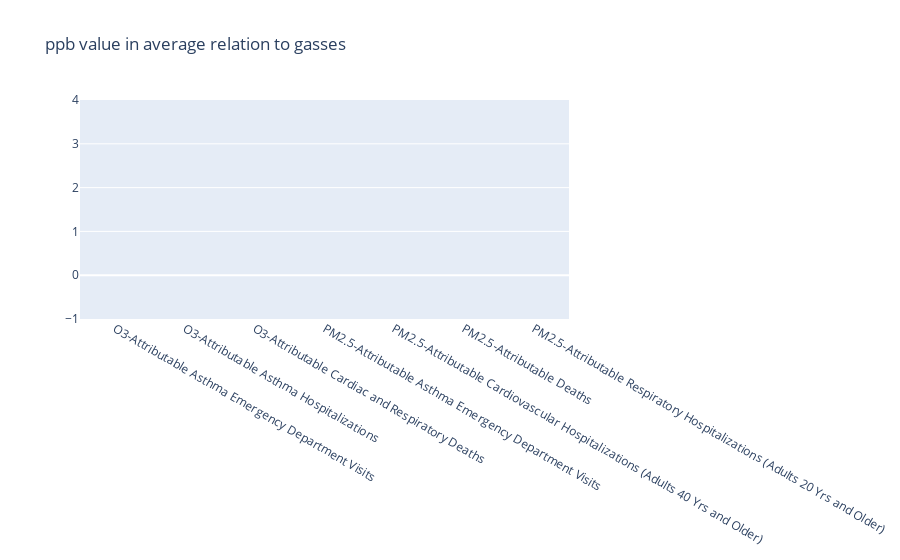

Write notebook code for a chart like this one.
### Markdown cell above
Chart of gasses vs average ppb data_value on Jan month of 2020

### Code cell
#bar chart for gasses vs average ppb data_value on Jan month of 2013
#x-axis representing the 'name' column, and the y-axis representing the 'ppb_mean_value' 
aqf = air_df[air_df['year'] == 201301]
air_total = aqf.groupby(by=['name'])['data_value'].mean()
air_total_df = air_total.to_frame()

air_total_df['name'] = ['O3-Attributable Asthma Emergency Department Visits','O3-Attributable Asthma Hospitalizations','O3-Attributable Cardiac and Respiratory Deaths','PM2.5-Attributable Asthma Emergency Department Visits','PM2.5-Attributable Cardiovascular Hospitalizations (Adults 40 Yrs and Older)', 'PM2.5-Attributable Deaths','PM2.5-Attributable Respiratory Hospitalizations (Adults 20 Yrs and Older)']
air_total_df.set_index('name')
air_total_df.rename(columns = {'data_value':'ppb_mean_value'}, inplace = True)
 
insert_index = 0
insert_colname = 'name_id'
insert_values = range(len(air_total_df.axes[0]))
air_total_df.insert(loc=insert_index, column=insert_colname, value=insert_values)

data = [go.Bar(
        x = air_total_df.name,
        y = air_total_df.ppb_mean_value,
        name = 'ppb value in average relation to gasses')]

layout = go.Layout(title = 'ppb value in average relation to gasses')

figure = go.Figure(data = data, layout = layout)

figure

### Figure 1 — Plotly figure (JSON) as saved in the notebook; plotly's stock layout.template omitted (floating-point values rounded to 4 significant figures)
{"data": [{"name": "ppb value in average relation to gasses", "type": "bar", "x": ["O3-Attributable Asthma Emergency Department Visits", "O3-Attributable Asthma Hospitalizations", "O3-Attributable Cardiac and Respiratory Deaths", "PM2.5-Attributable Asthma Emergency Department Visits", "PM2.5-Attributable Cardiovascular Hospitalizations (Adults 40 Yrs and Older)", "PM2.5-Attributable Deaths", "PM2.5-Attributable Respiratory Hospitalizations (Adults 20 Yrs and Older)"], "y": [null, null, null, null, null, null, null]}], "layout": {"title": {"text": "ppb value in average relation to gasses"}}}
